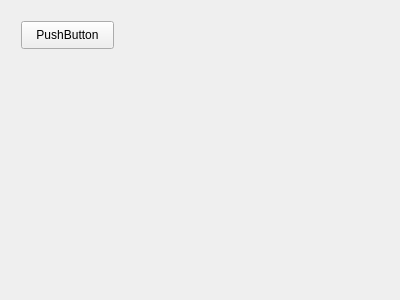
<?xml version="1.0" encoding="UTF-8"?>
<ui version="4.0">
 <class>MainWindow</class>
 <widget class="QMainWindow" name="MainWindow">
  <property name="geometry">
   <rect>
    <x>0</x>
    <y>0</y>
    <width>400</width>
    <height>300</height>
   </rect>
  </property>
  <property name="windowTitle">
   <string>MainWindow</string>
  </property>
  <widget class="QWidget" name="centralWidget">
   <layout class="QVBoxLayout" name="verticalLayout">
    <item>
     <widget class="QWidget" name="widget" native="true">
      <widget class="QPushButton" name="pushButton">
       <property name="geometry">
        <rect>
         <x>10</x>
         <y>10</y>
         <width>93</width>
         <height>28</height>
        </rect>
       </property>
       <property name="text">
        <string>PushButton</string>
       </property>
      </widget>
     </widget>
    </item>
   </layout>
  </widget>
 </widget>
 <layoutdefault spacing="6" margin="11"/>
 <resources/>
 <connections/>
</ui>
